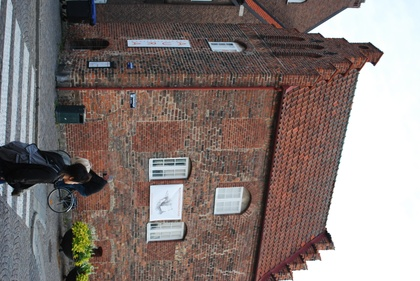
%> input picture Multiple View Geometry/Assignment 4/Solution/code/house1.jpg, 420 x 281 px, shrunk from 3872 x 2592 before the run
$ octave main.m   (GNU Octave 9; MATLAB toolbox functions it lacks are replaced by stand-ins)
%> lines starting %> are read from the running program, lines starting %| are printed output that depends on the picture
### Multiple View Geometry/Assignment 4/Solution/code/ex01.m
% Multiple View Geometry 2021 semester B
%
% Student: Itai Antebi, 204817498

%%%%%%%%%%%%%%%%%%%%%%%%%%%%%%%%%%%%%%%%%%%%%%%%%%%%%%%%%%%%%%%%%%%%%%%%%%%
% Solution for exercise #4
%%%%%%%%%%%%%%%%%%%%%%%%%%%%%%%%%%%%%%%%%%%%%%%%%%%%%%%%%%%%%%%%%%%%%%%%%%%

%% question 1

% load the data
load('compEx1data.mat');

%% a
% Solve the total least squares problem with all the points and find the plane which contains the wall
homogeneous_X = pflat(X);
plane = closest_plane(homogeneous_X);
% Compute the RMS distance between the 3D-points and the plane
RMS_of_plane = sqrt(mean((plane' * homogeneous_X) .^ 2));
fprintf('RMS distance between all 3D points and least squares plane = %f\n\n', RMS_of_plane);

%% b
% Use RANSAC to robustly fit a plane to the 3D points X
num_of_points = size(X, 2);
N = 6;
thresh = 0.1;

max_inliers = 0;
best_ransac_inliers = [];
best_ransac_plane = [];
for i = 1:N
    % choose 3 random points
    randind = randi([1, num_of_points],1,3);
    % compute the plane according to these points
    plane = null(homogeneous_X(:, randind)');
    plane = plane ./ norm(plane(1:3));
    % count the number of points that agree with this plane
    inliers = abs(plane' * homogeneous_X) <= thresh;
    num_inliers = sum(inliers);
    if (num_inliers > max_inliers)
        max_inliers = num_inliers;
        best_ransac_inliers = inliers;
        best_ransac_plane = plane;
    end
end

% How many inliers do you get?
fprintf('Number of inliers at RANSAC model = %d\n', max_inliers);
% Compute the RMS distance between the plane obtained with RANSAC to the 3D points
RMS_of_RANSAC_plane = sqrt(mean((best_ransac_plane' * homogeneous_X(:, best_ransac_inliers)) .^ 2));
fprintf('RMS distance between inlier points and RANSAC plane = %f\n\n', RMS_of_RANSAC_plane);
% Plot the absolute distances between the plane and the points in a histogram with 100 bins.
ransac_dists = abs(best_ransac_plane' * X);
figure;
hist(ransac_dists ,100);
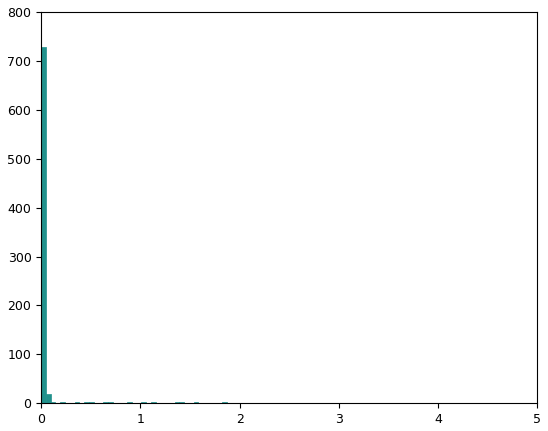
%> figure redrawn from the program's plot data; tallest bar 729 high, from x = 2.91e-16 to 0.048

%% c
% Solve the total least squares problem with only the inliers.
inliers_plane  = closest_plane(homogeneous_X(:, best_ransac_inliers));
% Compute the RMS distance between the 3D-points and the plane
RMS_of_inliers_plane = sqrt(mean((inliers_plane' * homogeneous_X(:, best_ransac_inliers)) .^ 2));
fprintf('RMS distance between inlier points and least squares inliers plane = %f\n\n', RMS_of_inliers_plane);
% Plot the absolute distances between the plane and the points in a histogram with 100 bins.
inliers_dists = abs(inliers_plane' * X);
figure;
hist(inliers_dists ,100);
%> figure, not shown here; tallest bar 734 high, from x = 1.69e-06 to 0.0484

% Plot the projection of the inliers into the images. Where are they located?
homogeneous_inlier = homogeneous_X(:, best_ransac_inliers);
x1_inlier = pflat(P{1} * homogeneous_inlier);
x2_inlier = pflat(P{2} * homogeneous_inlier);
im1 = imread("./house1.jpg");
%> im1 is the input picture: size 281x420x3 uint8; mean R, G, B 133.2, 121.5, 118.5
im2 = imread("./house2.jpg");
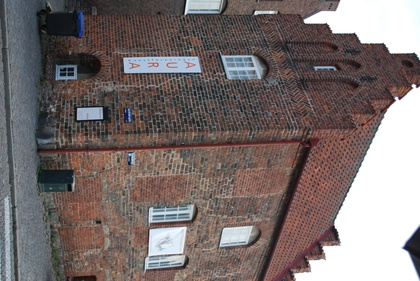
%> input picture Multiple View Geometry/Assignment 4/Solution/code/house2.jpg, 420 x 281 px, shrunk from 3872 x 2592 before the run
%> im2 is the input picture: size 281x420x3 uint8; mean R, G, B 121.1, 111, 109.5

figure;
hold on;
imagesc(im1);
plot(x1_inlier(1 , :) ,x1_inlier(2, :) , 'r.', "MarkerSize", 20);
axis equal;
axis ij;
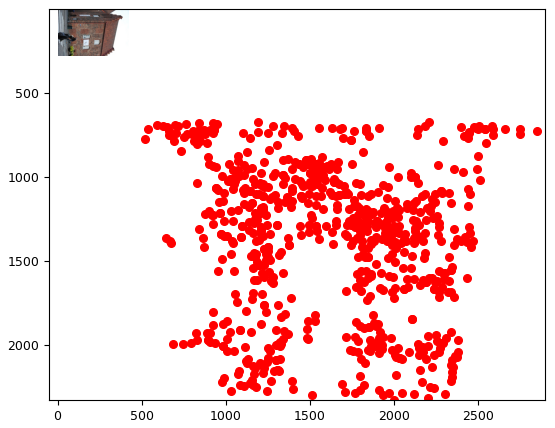
%> figure redrawn from the program's plot data

figure;
hold on;
imagesc(im2);
plot(x2_inlier(1 , :) ,x2_inlier(2, :) , 'r.', "MarkerSize", 20);
axis equal;
axis ij;
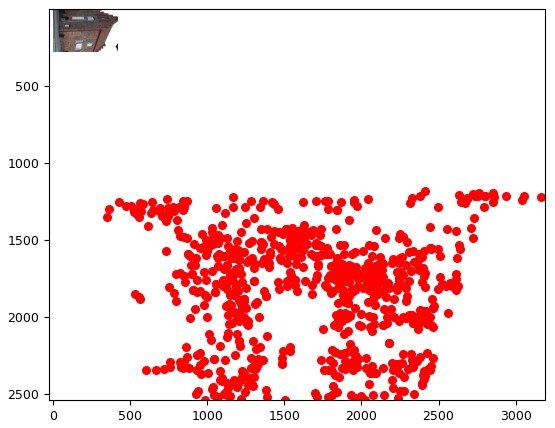
%> figure redrawn from the program's plot data

%% d
% compute a homography from camera 1 to camera 2
P2_normalized = inv(K) * P{2};
R = P2_normalized(:, 1:3);
t = P2_normalized(:, 4);
pi = pflat(inliers_plane);
H = R - t * pi(1:3)';

% Plot the points x in image 1
figure;
hold on;
imagesc(im1);
plot(x(1 , :) ,x(2, :) , 'r.', "MarkerSize", 20);
axis equal;
axis ij;
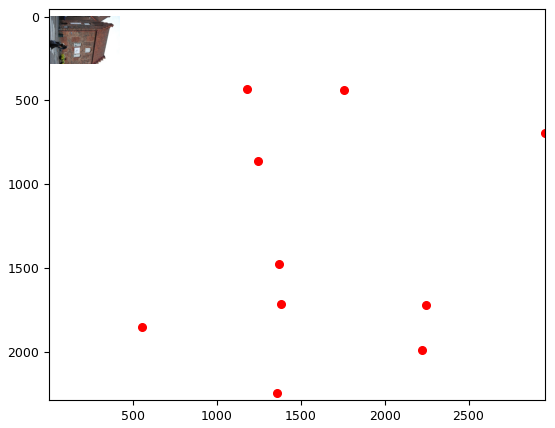
%> figure redrawn from the program's plot data
%> `ex01;`:
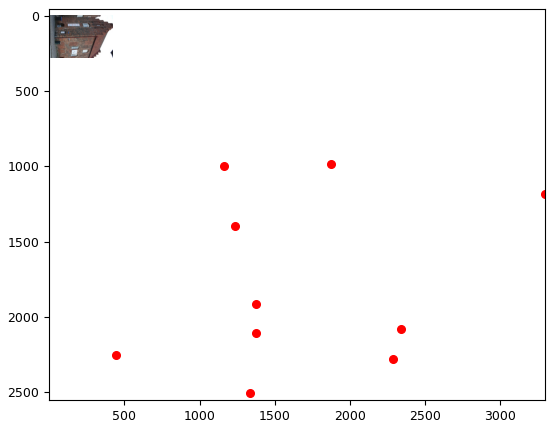
%> figure redrawn from the program's plot data
% Transform the points using the homography
x_normalized = pflat(inv(K) * x);
x_homographied_normalized = pflat(H * x_normalized);
x_homographied = K * x_homographied_normalized;
% Plot the points x in image 2
figure;
colormap gray;
hold on;
imagesc(im2);
plot(x_homographied(1 , :) , x_homographied(2, :) , 'r.', "MarkerSize", 20);
axis equal;
axis ij;

### Multiple View Geometry/Assignment 4/Solution/code/ex02.m
% Multiple View Geometry 2021 semester B
%
% Student: Itai Antebi, 204817498

%%%%%%%%%%%%%%%%%%%%%%%%%%%%%%%%%%%%%%%%%%%%%%%%%%%%%%%%%%%%%%%%%%%%%%%%%%%
% Solution for exercise #4
%%%%%%%%%%%%%%%%%%%%%%%%%%%%%%%%%%%%%%%%%%%%%%%%%%%%%%%%%%%%%%%%%%%%%%%%%%%

%% question 2

% load the data
load('compEx2data.mat');

% RANSAC
num_of_points = size(xA, 2);
homogeneous_xA = [xA ; ones(1,num_of_points)];
homogeneous_xB = [xB ; ones(1,num_of_points)];
N = 100;
thresh = 5;

max_inliers = 0;
best_ransac_inliers = [];
best_ransac_homography = [];
for i = 1:N
    % choose 4 random correspondences
    randind = randi([1, num_of_points],1,4);
    x1 = homogeneous_xA(:, randind);
    x2 = homogeneous_xB(:, randind);
    % compute the homography according to these points, using DLT
    M = zeros(3 * 4, 9 + 4);
    for j=1:4
        M((j-1)*3+1, 1:3) = x1(:, j)';
        M((j-1)*3+2, 4:6) = x1(:, j)';
        M((j-1)*3+3, 7:9) = x1(:, j)';
        M((j-1)*3+1, 9+j) = -x2(1,j);
        M((j-1)*3+2, 9+j) = -x2(2,j);
        M((j-1)*3+3, 9+j) = -x2(3,j);
    end
    [U, S, V] = svd(M);
    v = V(:,end);
    H = reshape(v(1:9), [3, 3])';
    % count the number of points that agree with this plane
    diff = pflat(H * homogeneous_xA) - homogeneous_xB;
    inliers = sqrt(sum(diff.^2)) < thresh;
    num_inliers = sum(inliers);
    if (num_inliers > max_inliers)
        max_inliers = num_inliers;
        best_ransac_inliers = inliers;
        best_ransac_homography = H;
    end
end

% How many inliers do you get?
fprintf('Number of inliers at RANSAC model = %d\n', max_inliers);

% compute the homography according to inlier points, using DLT
x1 = homogeneous_xA(:, best_ransac_inliers);
x2 = homogeneous_xB(:, best_ransac_inliers);
M = zeros(3 * max_inliers, 9 + max_inliers);
for j=1:max_inliers
    M((j-1)*3+1, 1:3) = x1(:, j)';
    M((j-1)*3+2, 4:6) = x1(:, j)';
    M((j-1)*3+3, 7:9) = x1(:, j)';
    M((j-1)*3+1, 9+j) = -x2(1,j);
    M((j-1)*3+2, 9+j) = -x2(2,j);
    M((j-1)*3+3, 9+j) = -x2(3,j);
end
[U, S, V] = svd(M);
v = V(:,end);
bestH = reshape(v(1:9), [3, 3])';

% Plot
A = imread('a.JPG');
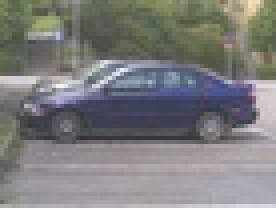
%> input picture Multiple View Geometry/Assignment 4/Solution/code/a.jpg, 69 x 52 px, shrunk from 640 x 480 before the run (shown 4 times larger)
%> A is the input picture: size 52x69x3 uint8; mean R, G, B 124.9, 124.7, 124.8
%> the run ends on the next line
B = imread('b.JPG');
tform = maketform('projective', bestH');
transfbounds = findbounds(tform ,[1, 1; size(A,2), size(A,1)]);
xdata = [min([transfbounds(: ,1); 1]) max([transfbounds(: ,1); size(B ,2)])];
ydata = [min([transfbounds(: ,2); 1]) max([transfbounds(: ,2); size(B ,1)])];
[ newA ] = imtransform(A, tform, 'xdata', xdata, 'ydata',ydata);
tform2 = maketform('projective', eye(3));
[ newB ] = imtransform(B, tform2, 'xdata', xdata, 'ydata', ydata, 'size', size(newA));
newAB = newB;
newAB( newB < newA ) = newA( newB < newA );
figure;
imshow(newAB);

### Multiple View Geometry/Assignment 4/Solution/code/closest_plane.m
function [plane] = closest_plane(X)
 % (as in 2.b) substitute to the least squares problem without d
 Xbar = mean(X, 2);
 Xtilde = X - Xbar;
 xbar = Xbar(1);
 ybar = Xbar(2);
 zbar = Xbar(3);
 % (as in 2.b) construct the matrix whos eigenvector is a solution to the
 % least square problem
 M = Xtilde(1:3,:)*Xtilde(1:3 ,:)';
 % (as in 2.b) the solution to the least squares problem is the eigenvector
 % corresponding to the smallest eigenvalue
 [V, D] = eig(M);
 sol = V(:, 1);
 % extract a,b,c from the solution
 a = sol(1);
 b = sol(2);
 c = sol(3);
 % (as in 2.a) compute d from the original least squares problem
 d = -(a*xbar + b*ybar + c*zbar);

 plane = [a;b;c;d];
 plane = plane ./ norm(plane(1:3));

end

### Multiple View Geometry/Assignment 4/Solution/code/pflat.m
function homogeneousX = pflat(X)
%PFLAT divides the homogeneous coordinates with their last entry
% for points of any dimensionality
homogeneousX = X ./ X(end,:);
end

### Multiple View Geometry/Assignment 4/Solution/code/main.m
% Multiple View Geometry 2021 semester B
%
% Student: Itai Antebi, 204817498

%%%%%%%%%%%%%%%%%%%%%%%%%%%%%%%%%%%%%%%%%%%%%%%%%%%%%%%%%%%%%%%%%%%%%%%%%%%
% Solution for exercise #4
%%%%%%%%%%%%%%%%%%%%%%%%%%%%%%%%%%%%%%%%%%%%%%%%%%%%%%%%%%%%%%%%%%%%%%%%%%%
clear;
clc;

%% question 1
ex01;

%% question 2
ex02;
